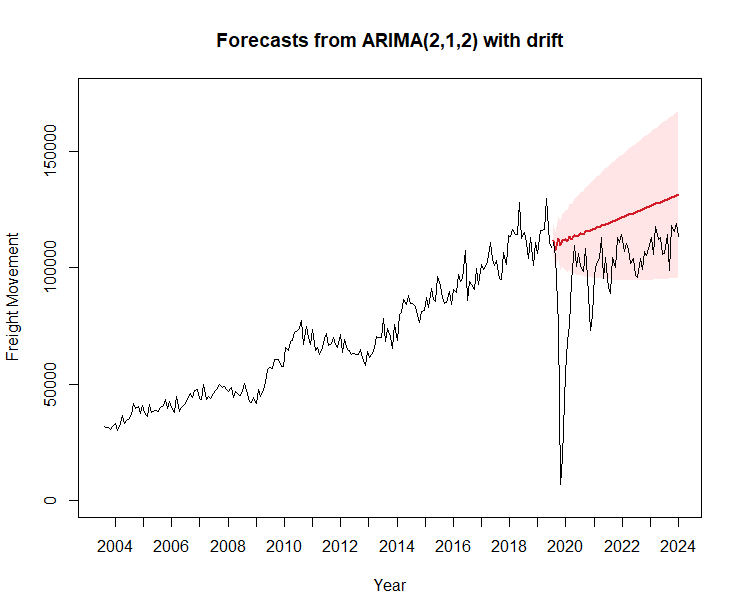

This figure's R source:
total <- read.csv("../data/airports-dom_freight_mov-totaled.csv", check.names = F)$Total
pre <- total[1:198]
post <- total[199:254]

library(forecast, tseries)

size <- seq(6, 254, length.out = 21)
years <- seq(2004, 2024)

plot(pre, xlim = c(0, 254), ylim = c(0, max(pre, post)+7000),
     xlab = "Year", ylab = "Freight Movement",
     type = 'l', xaxt = "n")
axis(1, at = size, labels = years)
lr <- lm(pre~seq(1, 198))
abline(a=lr$coefficients[1], b=lr$coefficients[2])
lines(seq(199, 254), post, col = "#d31b27")

total_ts <- ts(total, frequency = 1)
pre_ts <- ts(total_ts[1:198], frequency = 1)
post_ts <- ts(total_ts[199:254], frequency = 1)
total_tslm <- tslm(pre_ts~seq(1,198))

frarm <- auto.arima(pre)

plot(forecast(frarm, 56, level = 90), xaxt = "n",
     xlim = c(0, 254), ylim = c(0, max(forecast(frarm, 56, level = 90)$upper)+7000),
     xlab = "Year",
     ylab = "Freight Movement",
     col = "#000000",
     fcol='#d31b27', shadecols="#ffe5e6")
axis(1, at = size, labels = years)

lines(seq(199, 254), post, col = "black")
